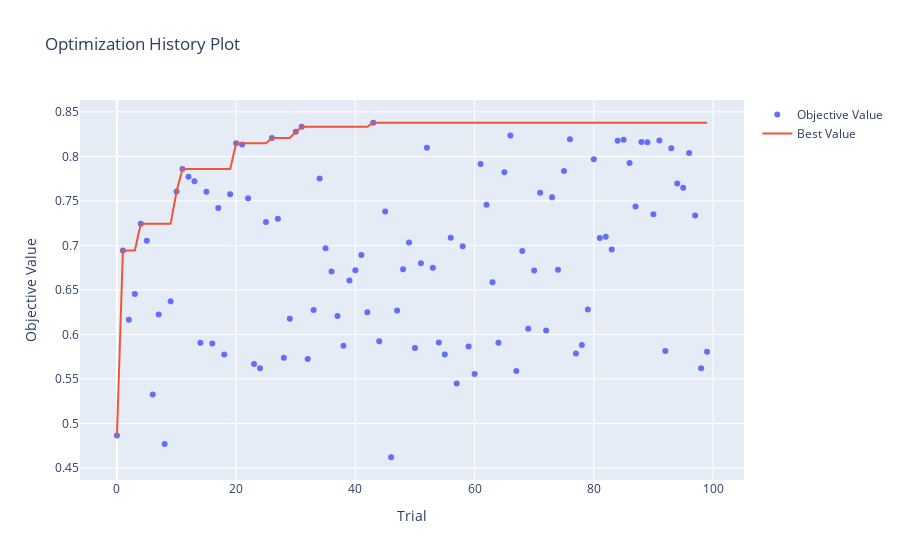

Source (notebook cell):
### Markdown cell above
# Plot The Visualization History for the Optuna Realistic Mode

### Code cell
fig1 = optuna.visualization.plot_optimization_history(study)
fig1.write_html("optimization_history_realistic.html")
fig1.show()
